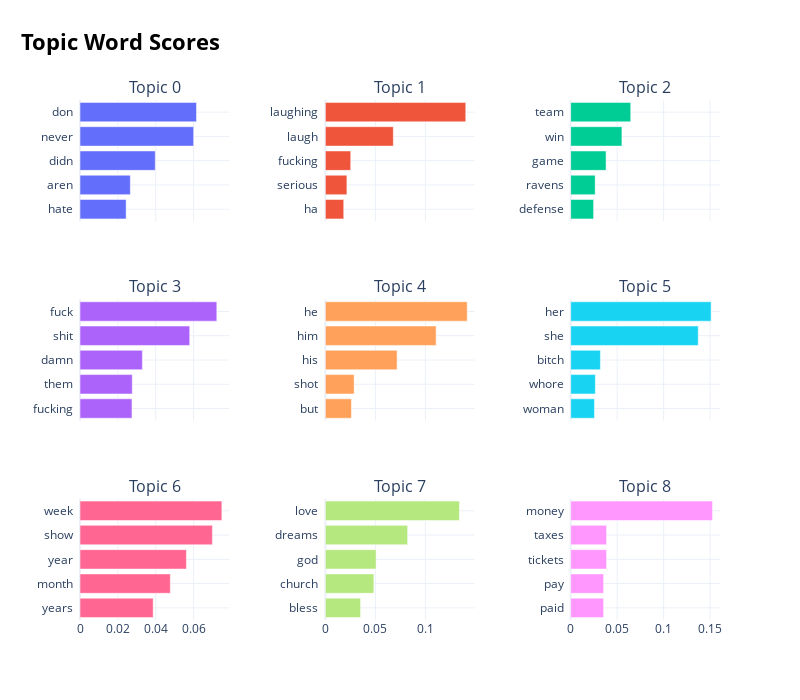

The cell this chart's notebook holds for it:
### Code cell
topic_model.visualize_barchart(top_n_topics=9, height=700)

### Figure 1 — Plotly figure (JSON) as saved in the notebook; plotly's stock layout.template omitted (floating-point values rounded to 4 significant figures)
{"data": [{"orientation": "h", "type": "bar", "x": [0.02437, 0.02658, 0.03976, 0.06003, 0.06154], "xaxis": "x", "y": ["hate  ", "aren  ", "didn  ", "never  ", "don  "], "yaxis": "y"}, {"orientation": "h", "type": "bar", "x": [0.01837, 0.02155, 0.02534, 0.06792, 0.1403], "xaxis": "x2", "y": ["ha  ", "serious  ", "fucking  ", "laugh  ", "laughing  "], "yaxis": "y2"}, {"orientation": "h", "type": "bar", "x": [0.02468, 0.02634, 0.03807, 0.05513, 0.06461], "xaxis": "x3", "y": ["defense  ", "ravens  ", "game  ", "win  ", "team  "], "yaxis": "y3"}, {"orientation": "h", "type": "bar", "x": [0.02744, 0.02761, 0.03293, 0.05796, 0.07226], "xaxis": "x4", "y": ["fucking  ", "them  ", "damn  ", "shit  ", "fuck  "], "yaxis": "y4"}, {"orientation": "h", "type": "bar", "x": [0.02606, 0.02877, 0.07168, 0.1107, 0.1417], "xaxis": "x5", "y": ["but  ", "shot  ", "his  ", "him  ", "he  "], "yaxis": "y5"}, {"orientation": "h", "type": "bar", "x": [0.02561, 0.02656, 0.03201, 0.1372, 0.1511], "xaxis": "x6", "y": ["woman  ", "whore  ", "bitch  ", "she  ", "her  "], "yaxis": "y6"}, {"orientation": "h", "type": "bar", "x": [0.03865, 0.04771, 0.0562, 0.06993, 0.07494], "xaxis": "x7", "y": ["years  ", "month  ", "year  ", "show  ", "week  "], "yaxis": "y7"}, {"orientation": "h", "type": "bar", "x": [0.0352, 0.04848, 0.05073, 0.08222, 0.134], "xaxis": "x8", "y": ["bless  ", "church  ", "god  ", "dreams  ", "love  "], "yaxis": "y8"}, {"orientation": "h", "type": "bar", "x": [0.03547, 0.03547, 0.03862, 0.03862, 0.1526], "xaxis": "x9", "y": ["paid  ", "pay  ", "tickets  ", "taxes  ", "money  "], "yaxis": "y9"}], "layout": {"annotations": [{"font": {"size": 16}, "showarrow": false, "text": "Topic 0", "x": 0.1167, "xanchor": "center", "xref": "paper", "y": 1.0, "yanchor": "bottom", "yref": "paper"}, {"font": {"size": 16}, "showarrow": false, "text": "Topic 1", "x": 0.5, "xanchor": "center", "xref": "paper", "y": 1.0, "yanchor": "bottom", "yref": "paper"}, {"font": {"size": 16}, "showarrow": false, "text": "Topic 2", "x": 0.8833, "xanchor": "center", "xref": "paper", "y": 1.0, "yanchor": "bottom", "yref": "paper"}, {"font": {"size": 16}, "showarrow": false, "text": "Topic 3", "x": 0.1167, "xanchor": "center", "xref": "paper", "y": 0.6167, "yanchor": "bottom", "yref": "paper"}, {"font": {"size": 16}, "showarrow": false, "text": "Topic 4", "x": 0.5, "xanchor": "center", "xref": "paper", "y": 0.6167, "yanchor": "bottom", "yref": "paper"}, {"font": {"size": 16}, "showarrow": false, "text": "Topic 5", "x": 0.8833, "xanchor": "center", "xref": "paper", "y": 0.6167, "yanchor": "bottom", "yref": "paper"}, {"font": {"size": 16}, "showarrow": false, "text": "Topic 6", "x": 0.1167, "xanchor": "center", "xref": "paper", "y": 0.2333, "yanchor": "bottom", "yref": "paper"}, {"font": {"size": 16}, "showarrow": false, "text": "Topic 7", "x": 0.5, "xanchor": "center", "xref": "paper", "y": 0.2333, "yanchor": "bottom", "yref": "paper"}, {"font": {"size": 16}, "showarrow": false, "text": "Topic 8", "x": 0.8833, "xanchor": "center", "xref": "paper", "y": 0.2333, "yanchor": "bottom", "yref": "paper"}], "height": 700, "hoverlabel": {"bgcolor": "white", "font": {"family": "Rockwell", "size": 16}}, "showlegend": false, "title": {"font": {"color": "Black", "size": 22}, "text": "<b>Topic Word Scores", "x": 0.15, "xanchor": "center", "y": 0.95, "yanchor": "top"}, "width": 800, "xaxis": {"anchor": "y", "domain": [0, 0.2333], "matches": "x7", "showgrid": true, "showticklabels": false}, "xaxis2": {"anchor": "y2", "domain": [0.3833, 0.6167], "matches": "x8", "showgrid": true, "showticklabels": false}, "xaxis3": {"anchor": "y3", "domain": [0.7667, 1.0], "matches": "x9", "showgrid": true, "showticklabels": false}, "xaxis4": {"anchor": "y4", "domain": [0, 0.2333], "matches": "x7", "showgrid": true, "showticklabels": false}, "xaxis5": {"anchor": "y5", "domain": [0.3833, 0.6167], "matches": "x8", "showgrid": true, "showticklabels": false}, "xaxis6": {"anchor": "y6", "domain": [0.7667, 1.0], "matches": "x9", "showgrid": true, "showticklabels": false}, "xaxis7": {"anchor": "y7", "domain": [0, 0.2333], "showgrid": true}, "xaxis8": {"anchor": "y8", "domain": [0.3833, 0.6167], "showgrid": true}, "xaxis9": {"anchor": "y9", "domain": [0.7667, 1.0], "showgrid": true}, "yaxis": {"anchor": "x", "domain": [0.7667, 1.0], "showgrid": true}, "yaxis2": {"anchor": "x2", "domain": [0.7667, 1.0], "showgrid": true}, "yaxis3": {"anchor": "x3", "domain": [0.7667, 1.0], "showgrid": true}, "yaxis4": {"anchor": "x4", "domain": [0.3833, 0.6167], "showgrid": true}, "yaxis5": {"anchor": "x5", "domain": [0.3833, 0.6167], "showgrid": true}, "yaxis6": {"anchor": "x6", "domain": [0.3833, 0.6167], "showgrid": true}, "yaxis7": {"anchor": "x7", "domain": [0, 0.2333], "showgrid": true}, "yaxis8": {"anchor": "x8", "domain": [0, 0.2333], "showgrid": true}, "yaxis9": {"anchor": "x9", "domain": [0, 0.2333], "showgrid": true}}}
